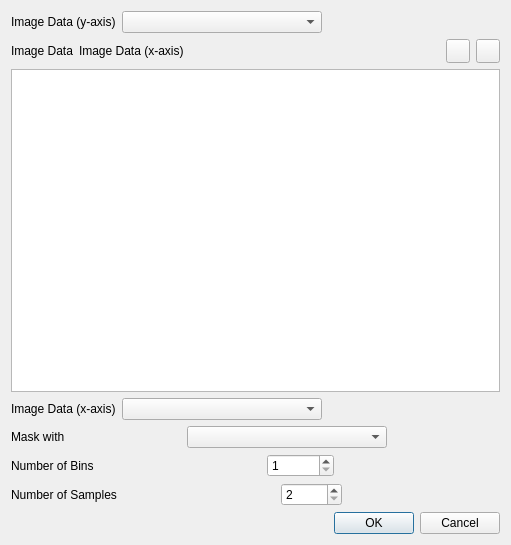
<?xml version="1.0" encoding="UTF-8"?>
<ui version="4.0">
 <class>cmpAdvancedPlotDialog</class>
 <widget class="QDialog" name="cmpAdvancedPlotDialog">
  <property name="geometry">
   <rect>
    <x>0</x>
    <y>0</y>
    <width>511</width>
    <height>545</height>
   </rect>
  </property>
  <property name="windowTitle">
   <string>Dialog</string>
  </property>
  <layout class="QVBoxLayout" name="verticalLayout_2">
   <item>
    <layout class="QHBoxLayout" name="horizontalLayout">
     <item>
      <widget class="QLabel" name="yAxisImageComboLabel">
       <property name="text">
        <string>Image Data (y-axis)</string>
       </property>
      </widget>
     </item>
     <item>
      <widget class="QComboBox" name="yAxisImageCombo">
       <property name="sizePolicy">
        <sizepolicy hsizetype="MinimumExpanding" vsizetype="Fixed">
         <horstretch>0</horstretch>
         <verstretch>0</verstretch>
        </sizepolicy>
       </property>
       <property name="minimumSize">
        <size>
         <width>200</width>
         <height>0</height>
        </size>
       </property>
      </widget>
     </item>
     <item>
      <spacer name="horizontalSpacer">
       <property name="orientation">
        <enum>Qt::Horizontal</enum>
       </property>
       <property name="sizeHint" stdset="0">
        <size>
         <width>40</width>
         <height>20</height>
        </size>
       </property>
      </spacer>
     </item>
    </layout>
   </item>
   <item>
    <layout class="QHBoxLayout" name="horizontalLayout_19">
     <item>
      <widget class="QLabel" name="imageDataLabel1">
       <property name="text">
        <string>Image Data</string>
       </property>
      </widget>
     </item>
     <item>
      <widget class="QLabel" name="imageDataLabel2">
       <property name="text">
        <string>Image Data (x-axis)</string>
       </property>
      </widget>
     </item>
     <item>
      <spacer name="horizontalSpacer_13">
       <property name="orientation">
        <enum>Qt::Horizontal</enum>
       </property>
       <property name="sizeHint" stdset="0">
        <size>
         <width>40</width>
         <height>20</height>
        </size>
       </property>
      </spacer>
     </item>
     <item>
      <widget class="QToolButton" name="visImageCheckButton">
       <property name="minimumSize">
        <size>
         <width>24</width>
         <height>24</height>
        </size>
       </property>
       <property name="maximumSize">
        <size>
         <width>24</width>
         <height>24</height>
        </size>
       </property>
       <property name="toolTip">
        <string>Check All</string>
       </property>
       <property name="statusTip">
        <string>Check all images</string>
       </property>
       <property name="text">
        <string/>
       </property>
       <property name="icon">
        <iconset resource="cmp.qrc">
         <normaloff>:/CMP/Resources/select.png</normaloff>:/CMP/Resources/select.png</iconset>
       </property>
      </widget>
     </item>
     <item>
      <widget class="QToolButton" name="visImageUncheckButton">
       <property name="minimumSize">
        <size>
         <width>24</width>
         <height>24</height>
        </size>
       </property>
       <property name="maximumSize">
        <size>
         <width>24</width>
         <height>24</height>
        </size>
       </property>
       <property name="toolTip">
        <string>Uncheck All</string>
       </property>
       <property name="statusTip">
        <string>Uncheck all images</string>
       </property>
       <property name="text">
        <string/>
       </property>
       <property name="icon">
        <iconset resource="cmp.qrc">
         <normaloff>:/CMP/Resources/unselect.png</normaloff>:/CMP/Resources/unselect.png</iconset>
       </property>
      </widget>
     </item>
    </layout>
   </item>
   <item>
    <layout class="QVBoxLayout" name="verticalLayout">
     <item>
      <widget class="QListWidget" name="visImageListWidget"/>
     </item>
     <item>
      <layout class="QHBoxLayout" name="horizontalLayout_4">
       <item>
        <widget class="QLabel" name="xAxisImageComboLabel">
         <property name="text">
          <string>Image Data (x-axis)</string>
         </property>
        </widget>
       </item>
       <item>
        <widget class="QComboBox" name="xAxisImageCombo">
         <property name="sizePolicy">
          <sizepolicy hsizetype="MinimumExpanding" vsizetype="Fixed">
           <horstretch>0</horstretch>
           <verstretch>0</verstretch>
          </sizepolicy>
         </property>
         <property name="minimumSize">
          <size>
           <width>200</width>
           <height>0</height>
          </size>
         </property>
        </widget>
       </item>
       <item>
        <spacer name="horizontalSpacer_8">
         <property name="orientation">
          <enum>Qt::Horizontal</enum>
         </property>
         <property name="sizeHint" stdset="0">
          <size>
           <width>40</width>
           <height>20</height>
          </size>
         </property>
        </spacer>
       </item>
      </layout>
     </item>
    </layout>
   </item>
   <item>
    <layout class="QHBoxLayout" name="clusterLayout">
     <item>
      <widget class="QLabel" name="clusterNumberComboLabel">
       <property name="text">
        <string>Mask with </string>
       </property>
      </widget>
     </item>
     <item>
      <spacer name="horizontalSpacer_7">
       <property name="orientation">
        <enum>Qt::Horizontal</enum>
       </property>
       <property name="sizeHint" stdset="0">
        <size>
         <width>40</width>
         <height>20</height>
        </size>
       </property>
      </spacer>
     </item>
     <item>
      <widget class="QComboBox" name="clusterNumberCombo">
       <property name="sizePolicy">
        <sizepolicy hsizetype="MinimumExpanding" vsizetype="Fixed">
         <horstretch>0</horstretch>
         <verstretch>0</verstretch>
        </sizepolicy>
       </property>
       <property name="minimumSize">
        <size>
         <width>200</width>
         <height>0</height>
        </size>
       </property>
      </widget>
     </item>
     <item>
      <spacer name="horizontalSpacer_2">
       <property name="orientation">
        <enum>Qt::Horizontal</enum>
       </property>
       <property name="sizeHint" stdset="0">
        <size>
         <width>40</width>
         <height>20</height>
        </size>
       </property>
      </spacer>
     </item>
    </layout>
   </item>
   <item>
    <layout class="QHBoxLayout" name="horizontalLayout_2">
     <item>
      <widget class="QLabel" name="numBinsLabel">
       <property name="text">
        <string>Number of Bins</string>
       </property>
      </widget>
     </item>
     <item>
      <spacer name="horizontalSpacer_5">
       <property name="orientation">
        <enum>Qt::Horizontal</enum>
       </property>
       <property name="sizeHint" stdset="0">
        <size>
         <width>40</width>
         <height>20</height>
        </size>
       </property>
      </spacer>
     </item>
     <item>
      <widget class="QSpinBox" name="numBins">
       <property name="minimum">
        <number>1</number>
       </property>
       <property name="maximum">
        <number>1000000</number>
       </property>
      </widget>
     </item>
     <item>
      <spacer name="horizontalSpacer_3">
       <property name="orientation">
        <enum>Qt::Horizontal</enum>
       </property>
       <property name="sizeHint" stdset="0">
        <size>
         <width>40</width>
         <height>20</height>
        </size>
       </property>
      </spacer>
     </item>
    </layout>
   </item>
   <item>
    <layout class="QHBoxLayout" name="horizontalLayout_3">
     <item>
      <widget class="QLabel" name="numSamplesLabel">
       <property name="text">
        <string>Number of Samples</string>
       </property>
      </widget>
     </item>
     <item>
      <spacer name="horizontalSpacer_6">
       <property name="orientation">
        <enum>Qt::Horizontal</enum>
       </property>
       <property name="sizeHint" stdset="0">
        <size>
         <width>40</width>
         <height>20</height>
        </size>
       </property>
      </spacer>
     </item>
     <item>
      <widget class="QSpinBox" name="numSamples">
       <property name="minimum">
        <number>2</number>
       </property>
       <property name="maximum">
        <number>65535</number>
       </property>
      </widget>
     </item>
     <item>
      <spacer name="horizontalSpacer_4">
       <property name="orientation">
        <enum>Qt::Horizontal</enum>
       </property>
       <property name="sizeHint" stdset="0">
        <size>
         <width>40</width>
         <height>20</height>
        </size>
       </property>
      </spacer>
     </item>
    </layout>
   </item>
   <item>
    <widget class="QDialogButtonBox" name="buttonBox">
     <property name="orientation">
      <enum>Qt::Horizontal</enum>
     </property>
     <property name="standardButtons">
      <set>QDialogButtonBox::Cancel|QDialogButtonBox::Ok</set>
     </property>
    </widget>
   </item>
  </layout>
 </widget>
 <resources>
  <include location="cmp.qrc"/>
 </resources>
 <connections>
  <connection>
   <sender>buttonBox</sender>
   <signal>accepted()</signal>
   <receiver>cmpAdvancedPlotDialog</receiver>
   <slot>accept()</slot>
   <hints>
    <hint type="sourcelabel">
     <x>248</x>
     <y>254</y>
    </hint>
    <hint type="destinationlabel">
     <x>157</x>
     <y>274</y>
    </hint>
   </hints>
  </connection>
  <connection>
   <sender>buttonBox</sender>
   <signal>rejected()</signal>
   <receiver>cmpAdvancedPlotDialog</receiver>
   <slot>reject()</slot>
   <hints>
    <hint type="sourcelabel">
     <x>316</x>
     <y>260</y>
    </hint>
    <hint type="destinationlabel">
     <x>286</x>
     <y>274</y>
    </hint>
   </hints>
  </connection>
 </connections>
</ui>
